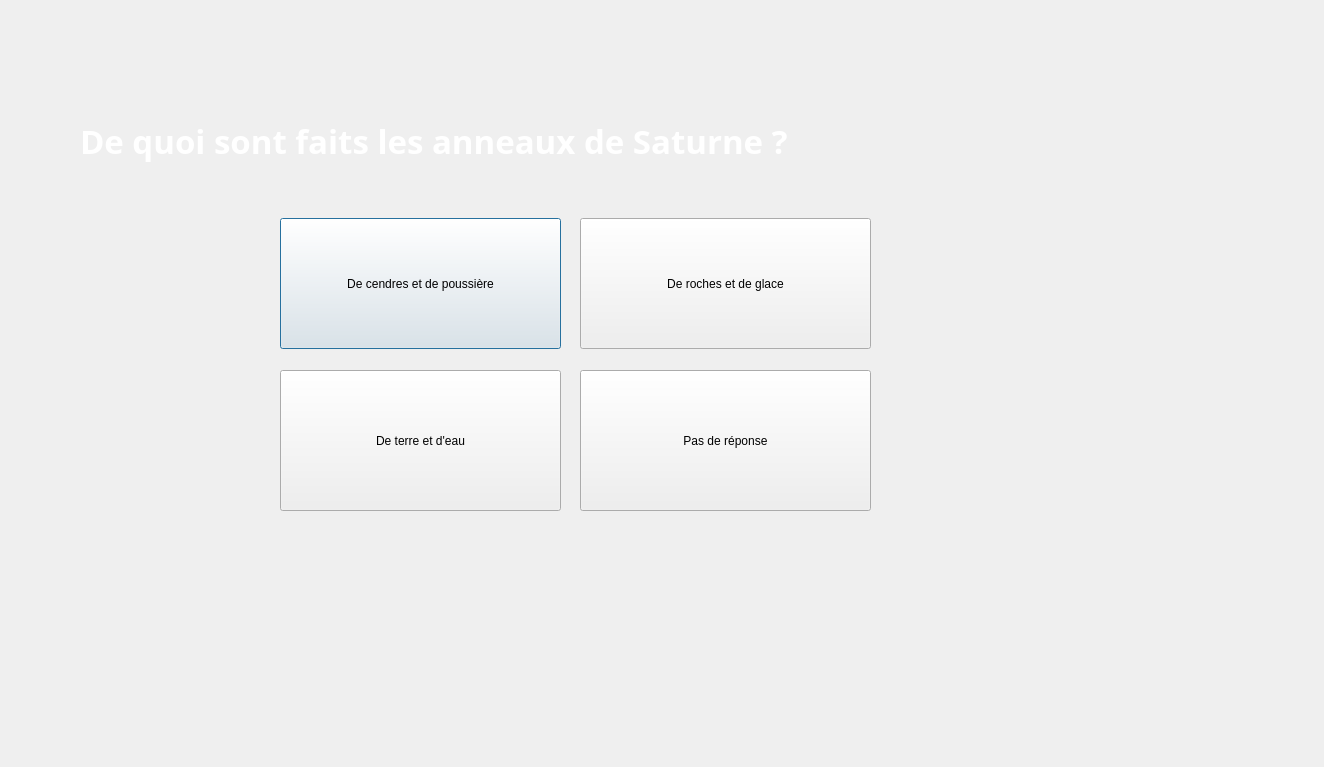
<?xml version="1.0" encoding="UTF-8"?>
<ui version="4.0">
 <class>Dialog19</class>
 <widget class="QDialog" name="Dialog19">
  <property name="geometry">
   <rect>
    <x>0</x>
    <y>0</y>
    <width>1324</width>
    <height>767</height>
   </rect>
  </property>
  <property name="windowTitle">
   <string>Dialog</string>
  </property>
  <widget class="QLabel" name="label">
   <property name="geometry">
    <rect>
     <x>80</x>
     <y>100</y>
     <width>1111</width>
     <height>81</height>
    </rect>
   </property>
   <property name="font">
    <font>
     <family>Segoe Script</family>
     <pointsize>25</pointsize>
     <italic>false</italic>
     <bold>true</bold>
    </font>
   </property>
   <property name="styleSheet">
    <string notr="true">font: 700 25pt &quot;Segoe Script&quot;;
color: rgb(255, 255, 255);</string>
   </property>
   <property name="text">
    <string>De quoi sont faits les anneaux de Saturne ?</string>
   </property>
  </widget>
  <widget class="QPushButton" name="pushButton">
   <property name="geometry">
    <rect>
     <x>280</x>
     <y>218</y>
     <width>281</width>
     <height>131</height>
    </rect>
   </property>
   <property name="text">
    <string>De cendres et de poussière</string>
   </property>
  </widget>
  <widget class="QPushButton" name="pushButton_2">
   <property name="geometry">
    <rect>
     <x>580</x>
     <y>218</y>
     <width>291</width>
     <height>131</height>
    </rect>
   </property>
   <property name="text">
    <string>De roches et de glace</string>
   </property>
  </widget>
  <widget class="QPushButton" name="pushButton_3">
   <property name="geometry">
    <rect>
     <x>280</x>
     <y>370</y>
     <width>281</width>
     <height>141</height>
    </rect>
   </property>
   <property name="text">
    <string>De terre et d'eau</string>
   </property>
  </widget>
  <widget class="QPushButton" name="pushButton_4">
   <property name="geometry">
    <rect>
     <x>580</x>
     <y>370</y>
     <width>291</width>
     <height>141</height>
    </rect>
   </property>
   <property name="text">
    <string>Pas de réponse</string>
   </property>
  </widget>
 </widget>
 <resources/>
 <connections/>
</ui>
